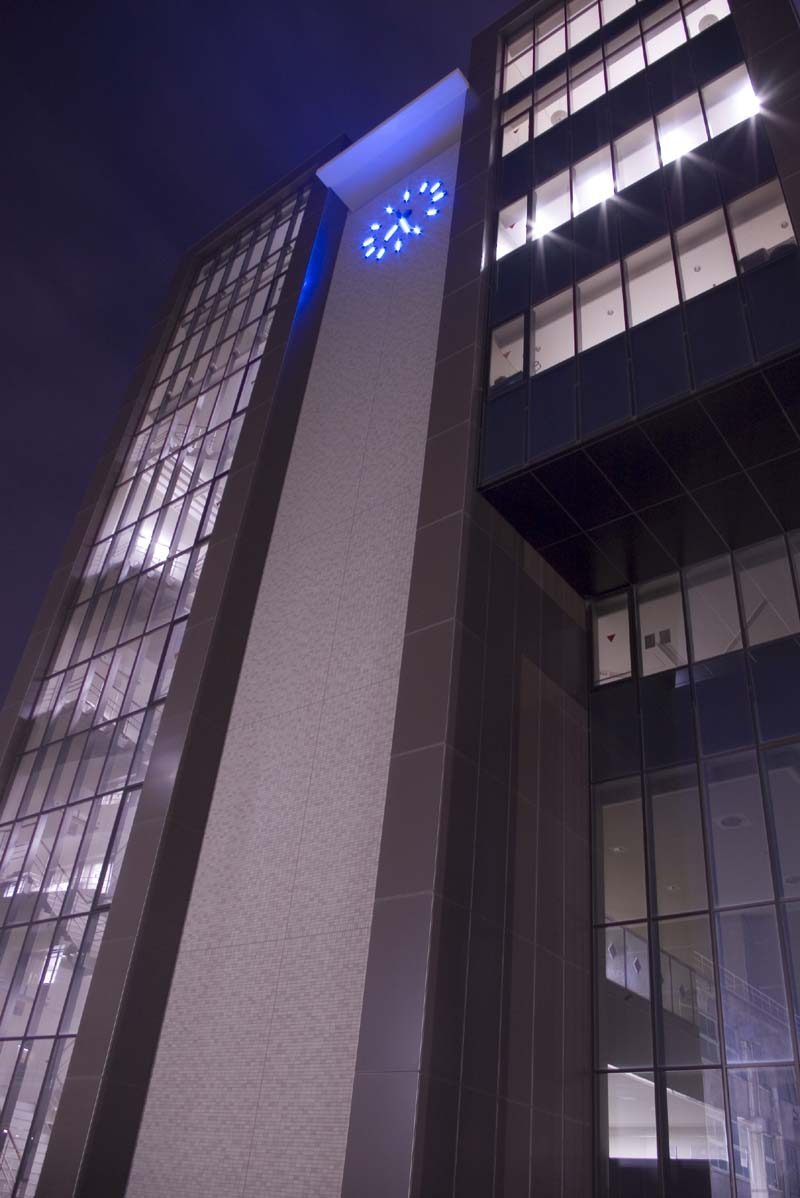
#> input picture python/img_Ex1_in.jpg, 800 x 1198 px
$ jupyter execute '画像処理3.ipynb'
#> lines starting #> are read from the running program, lines starting #| are printed output that depends on the picture; after the words box and inside, x2 and y2 are one past the last pixel; in counts of white or black regions, pixels touching at a corner belong together
# Pythonによる画像処理演習3

## 到達目標
- Python+openCV環境で簡単な画像処理プログラムを作成できる

# 周波数フィルタリング
### （例１）以下のコードはローパスフィルターをグレースケール画像に適用する例を示す．
- 画像のフーリエ変換はnumpyのライブラリnumpy.fft2を用いる
- フーリエ変換後の第1象限と第4象限、第2象限と第3象限の入れ替えは，numpy.fft..
- ローパスフィルタは次式を用いる.$R$は定数とする．
$$
H_{low}(u,v) =
    \begin{cases}
        1 \quad (\sqrt{u^2+v^2} \geq R) \\
        0 \quad (\sqrt{u^2+v^2} \lt R)
    \end{cases}
$$

[cell 1]
#Ex例　ローパスフィルタ

import numpy as np
import sys
import cv2
import matplotlib.pyplot as plt

[cell 2]
#入出力ファイル名指定
fname_in  = "./img_Ex1_in.jpg"

[cell 3]
#画像をロード, float型へ変換
img = cv2.imread(fname_in)
#> img is the input picture: shape (1198, 800, 3); mean B, G, R 85.9, 68, 77.9
#img = cv2.resize(img , (int(img.shape[1]*0.2), int(img.shape[0]*0.2)))
H = img.shape[0]
W = img.shape[1]

img = np.float64(img)

[cell 4]
#出力画像を準備(float型)
img_gray = np.zeros( (H,W), float )
img_filter = np.zeros( (H,W), float)
img_filtering_result = np.zeros( (H,W), complex)
img_out = np.zeros( (H,W), float )

[cell 5]
#グレースケール化
for y in range(H) :
    for x in range(W) :
        img_gray[y,x] = (img[y,x,0] + img[y,x,1] + img[y,x,2])/3.

[cell 6]
#フーリエ変換
fimage = np.fft.fft2(img_gray)
fimage_amplitude_spectrum = abs(fimage)  #振幅スペクトル

[cell 7]
#fimageの第1象限と第4象限、第2象限と第3象限をそれぞれ入れ替える
fimage = np.fft.fft2(img_gray)
fimage = np.fft.fftshift(fimage)
fimage_amplitude_spectrum = abs(fimage)  #振幅スペクトル
fimage_amplitude_spectrum[fimage_amplitude_spectrum<1] = 1 #値が1より小さい場合の処理

[cell 8]
#振幅スペクトルの表示
#img = img[:, :, ::-1]  #BGR->RGB変換
plt.rcParams["font.size"] = 5
plt.figure(figsize=(5, 5), dpi=100)
plt.gray()
plt.subplot(1, 2, 1), plt.imshow(np.uint8(img_gray))            # 元画像貼り付け

plt.gray()
plt.subplot(1, 2, 2), plt.imshow(20*np.log(fimage_amplitude_spectrum)) # 振幅スペクトル
plt.show()

[cell 9]
# ローパスフィルタ作成
# 周波数領域で中心部分だけ通し、他は０
center_W = W/2
center_H = H/2

R = 30
for v in range(H) :
    for u in range(W) :
            if (u-center_W)*(u-center_W) + (v-center_H)*(v-center_H) < R*R:
                 img_filter[v][u] = 1
            else:
                 img_filter[v][u] = 0
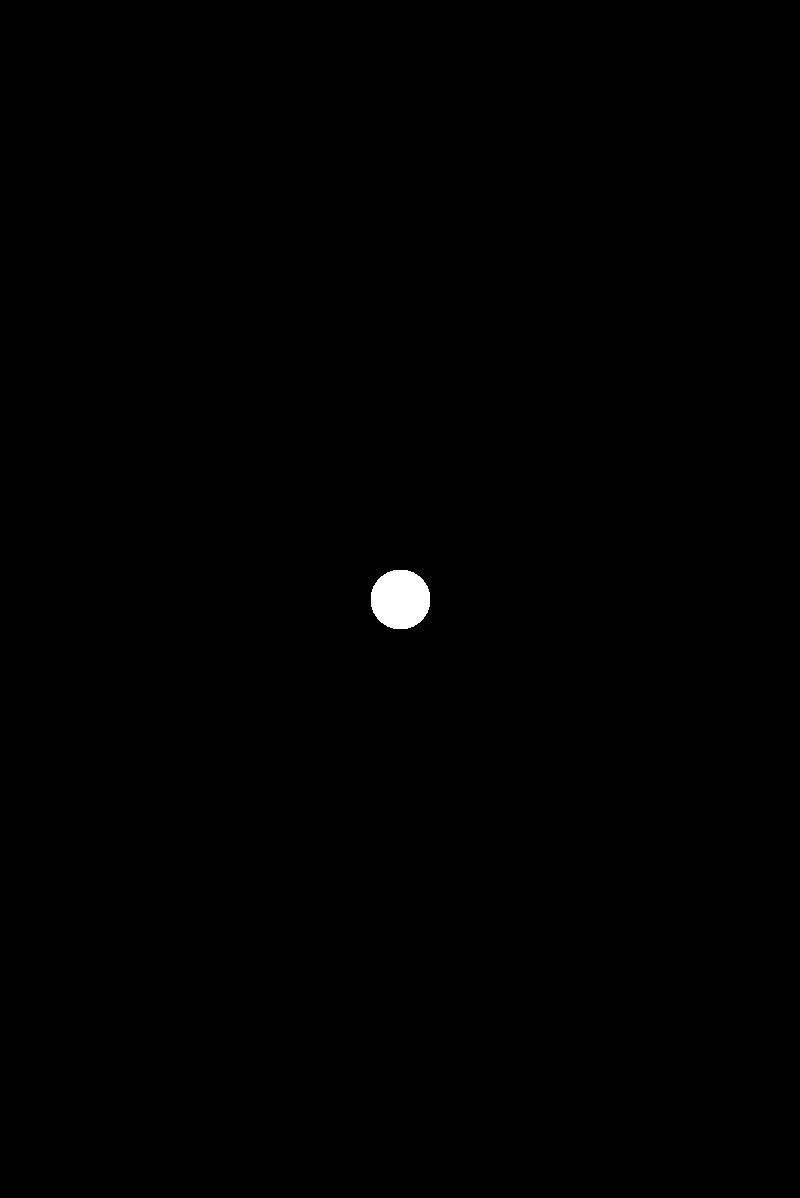
#> img_filter: shape (1198, 800) float64; values 0 (black) and 1 (white), 0.29% white; 1 white region, box (x1, y1, x2, y2) and area: (371, 570, 430, 629) 2809

[cell 10]
# ローパスフィルタ適用
img_filtering_result = fimage * img_filter
filtering_result_amplitude_spectrum = abs(img_filtering_result)  #振幅スペクトル
filtering_result_amplitude_spectrum[filtering_result_amplitude_spectrum<1] = 1 #値が1より小さい場合の処理

[cell 11]
#ローパスフィルタ適用後の振幅スペクトルの表示
plt.rcParams["font.size"] = 3
plt.figure(figsize=(5, 5), dpi=100)
plt.gray()
plt.subplot(1, 3, 1), plt.imshow(20*np.log(fimage_amplitude_spectrum))            # 元画像の振幅スペクトル
plt.subplot(1, 3, 2), plt.imshow(img_filter)  # ローパスフィルタの振幅スペクトル
plt.subplot(1, 3, 3), plt.imshow(20*np.log(filtering_result_amplitude_spectrum)) # ローパスフィルタ適用後の振幅スペクトル
plt.show()

[cell 12]
#ローパスフィルタ適用後の出力画像をフーリエ逆変換により求める
img_filtering_result = np.fft.fftshift(img_filtering_result) #img_filtering_resultの第1象限と第4象限、第2象限と第3象限をそれぞれ入れ替える
ifimage = np.fft.ifft2(img_filtering_result) # フーリエ逆変換
img_out =ifimage.real #虚数部を除く

#print(img_out)

# Normalize to [0, 255]
vmin = np.amin(img_out)
#> vmin = -12.08
vmax = np.amax(img_out)
#> vmax = 284.1
img_out = 255*(img_out-vmin)/(vmax-vmin)

[cell 13]
plt.rcParams["font.size"] = 5
plt.figure(figsize=(5, 5), dpi=100)
plt.gray()
plt.subplot(1, 2, 1), plt.imshow(np.uint8(img_gray))            # 元画像貼り付け

plt.gray()
plt.subplot(1, 2, 2), plt.imshow(np.uint8(img_out)) # ローパスフィルタ適用結果
plt.show()

# EX7
# 周波数フィルタリング（ハイパスフィルタ）
## 以下のコードを完成してグレースケール画像にハイパスフィルタを適用した結果を表示してみよう．

- 画像のフーリエ変換はnumpyのライブラリnumpy.fft2を用いる
- フーリエ変換後の第1象限と第4象限、第2象限と第3象限の入れ替えは，numpy.fft.fftshiftを用いる.
- ハイパスフィルタは，（例1）のローパスフィルター$H_{low}(u,v)$から次式を利用して作成する．
$$
H_{high}(u,v) = 1 - H_{low}(u,v)
$$

[cell 14]
import numpy as np
import sys
import cv2
import math
import matplotlib.pyplot as plt

[cell 15]
#入出力ファイル名指定
fname_in  = "./img_Ex1_in.jpg"

[cell 16]
#画像をロード, float型へ変換
img = cv2.imread(fname_in)
H = img.shape[0]
W = img.shape[1]

img = np.float64(img)

[cell 17]
#出力画像を準備(float型)
img_gray = np.zeros( (H,W), float )
img_low_pass_filter = np.zeros( (H,W), float)
img_hight_pass_filter = np.zeros( (H,W), float)
img_filtering_result = np.zeros( (H,W), complex)
img_out = np.zeros( (H,W), float )

[cell 18]
#グレースケール化
for y in range(H) :
    for x in range(W) :
        img_gray[y,x] = (img[y,x,0] + img[y,x,1] + img[y,x,2])/3.

[cell 19]
#フーリエ変換
fimage = np.fft.fft2(img_gray)
fimage_amplitude_spectrum = abs(fimage)  #振幅スペクトル

[cell 20]
#fimageの第1象限と第4象限、第2象限と第3象限をそれぞれ入れ替える
fimage = np.fft.fft2(img_gray)
fimage = np.fft.fftshift(fimage)
fimage_amplitude_spectrum = abs(fimage)  #振幅スペクトル
fimage_amplitude_spectrum[fimage_amplitude_spectrum<1] = 1 #値が1より小さい場合の処理

[cell 21]
# ローパスフィルタ作成例
# 周波数領域で中心部分だけ通し、他は０
center_W = W/2
center_H = H/2

R = 20
for v in range(H) :
    for u in range(W) :
            if (u-center_W)*(u-center_W) + (v-center_H)*(v-center_H) < R*R:
                 img_low_pass_filter[v][u] = 1
            else:
                 img_low_pass_filter[v][u] = 0
#> img_low_pass_filter: shape (1198, 800) float64; values 0 (black) and 1 (white), 0.13% white; 1 white region, box (x1, y1, x2, y2) and area: (381, 580, 420, 619) 1245

[cell 22]
# ハイパスフィルタ作成
center_W = W/2
center_H = H/2

#ここを編集
for v in range(H) :
    for u in range(W) :
        img_hight_pass_filter[v][u] = 1 - img_low_pass_filter[v][u]

[cell 23]
# ハイパスフィルタ適用
img_filtering_result = fimage * img_hight_pass_filter
filtering_result_amplitude_spectrum = abs(img_filtering_result)  #振幅スペクトル
filtering_result_amplitude_spectrum[filtering_result_amplitude_spectrum<1] = 1 #値が1より小さい場合の処理
#> filtering_result_amplitude_spectrum: shape (1198, 800) float64; min 1, max 1245768.7, mean 6159.4

[cell 24]
#ハイパスフィルタ適用後の振幅スペクトルの表示
plt.rcParams["font.size"] = 3
plt.figure(figsize=(5, 5), dpi=100)
plt.gray()
plt.subplot(1, 3, 1), plt.imshow(20*np.log(fimage_amplitude_spectrum))            # 元画像の振幅スペクトル
plt.subplot(1, 3, 2), plt.imshow(img_hight_pass_filter)  # ハイパスフィルタの振幅スペクトル
plt.subplot(1, 3, 3), plt.imshow(20*np.log(filtering_result_amplitude_spectrum)) # ハイパスフィルタ適用後の振幅スペクトル
plt.show()

[cell 25]
#ハイパスフィルタ適用後の出力画像をフーリエ逆変換により求める
img_filtering_result = np.fft.fftshift(img_filtering_result) #img_filtering_resultの第1象限と第4象限、第2象限と第3象限をそれぞれ入れ替える
ifimage = np.fft.ifft2(img_filtering_result) # フーリエ逆変換
img_out =ifimage.real #虚数部を除く
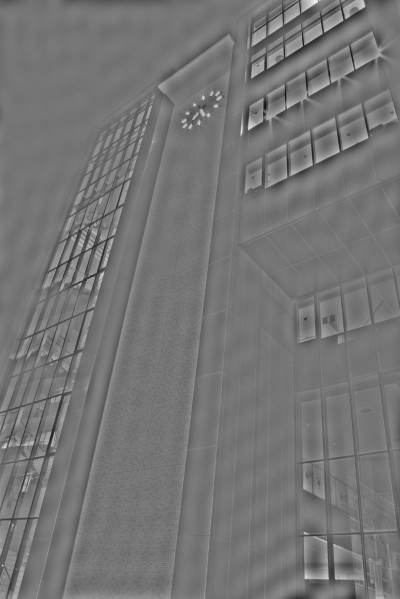
#> img_out: shape (1198, 800) float64 (shown at 1/2 size); min -163.5, max 192, mean 0; drawn with min black and max white

# Normalize to [0, 255]
vmin = np.amin(img_out)
#> vmin = -163.5
vmax = np.amax(img_out)
#> vmax = 192
img_out = 255*(img_out-vmin)/(vmax-vmin)

[cell 26]
plt.rcParams["font.size"] = 5
plt.figure(figsize=(5, 5), dpi=100)
plt.gray()
plt.subplot(1, 2, 1), plt.imshow(np.uint8(img_gray))            # 元画像貼り付け

plt.gray()
plt.subplot(1, 2, 2), plt.imshow(np.uint8(img_out)) # ハイパスフィルタ適用結果
plt.show()

# EX8
# 周波数フィルタリング（ラプラシアンフィルタ）
## 以下のコードを完成してグレースケール画像にラプラシアンフィルタを適用した結果を表示してみよう．

- 画像のフーリエ変換はnumpyのライブラリnumpy.fft2を用いる
- フーリエ変換後の第1象限と第4象限、第2象限と第3象限の入れ替えは，numpy.fft.fftshiftを用いる.
- ラプラシアンフィルタは，次式を利用する．$M$, $N$は，それぞれ，$u$, $v$軸方向の画像サイズを示す．
$$
H_{Laplacian}(u,v) = 2\left(
    cos\left(
            \frac{2\pi}{M}u
        \right) +
    cos\left(
            \frac{2\pi}{N}v
        \right)
    \right)
    -4
$$

[cell 27]
import numpy as np
import sys
import cv2
import math
import matplotlib.pyplot as plt

[cell 28]
#入出力ファイル名指定
fname_in  = "./img_Ex1_in.jpg"

[cell 29]
#画像をロード, float型へ変換
img = cv2.imread(fname_in)
#検出したエッジが分かりやすいように縮小画像にする
img = cv2.resize(img , (int(img.shape[1]*0.2), int(img.shape[0]*0.2)))
#> img: shape (239, 160, 3)
H = img.shape[0]
W = img.shape[1]

img = np.float64(img)

[cell 30]
#出力画像を準備(float型)
img_gray = np.zeros( (H,W), float )
img_Laplacian_filter = np.zeros( (H,W), float)
img_filtering_result = np.zeros( (H,W), complex)
img_out = np.zeros( (H,W), float )

[cell 31]
#グレースケール化
for y in range(H) :
    for x in range(W) :
        img_gray[y,x] = (img[y,x,0] + img[y,x,1] + img[y,x,2])/3.
#> img_gray: shape (239, 160) float64

[cell 32]
#フーリエ変換
fimage = np.fft.fft2(img_gray)
fimage_amplitude_spectrum = abs(fimage)  #振幅スペクトル
#> fimage_amplitude_spectrum: shape (239, 160) float64

[cell 33]
#fimageの第1象限と第4象限、第2象限と第3象限をそれぞれ入れ替える
fimage = np.fft.fft2(img_gray)
fimage = np.fft.fftshift(fimage)
fimage_amplitude_spectrum = abs(fimage)  #振幅スペクトル
fimage_amplitude_spectrum[fimage_amplitude_spectrum<1] = 1 #値が1より小さい場合の処理

[cell 34]
#ラプラシアンフィルタ作成
center_W = W/2
center_H = H/2

#円周率はnp.pi
#cosθはnp.cos(θ)
#ここを編集
for v in range(H) :
    for u in range(W) :

      img_Laplacian_filter[v][u] = 2*(np.cos(2*np.pi*u/W)+np.sin(2*np.pi*v/H))
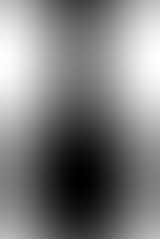
#> img_Laplacian_filter: shape (239, 160) float64; min -4, max 4, mean -9.51e-17; drawn with min black and max white

[cell 35]
# ラプラシアンフィルタ適用
img_filtering_result = fimage * img_Laplacian_filter
filtering_result_amplitude_spectrum = abs(img_filtering_result)  #振幅スペクトル
#> filtering_result_amplitude_spectrum: shape (239, 160) float64
filtering_result_amplitude_spectrum[filtering_result_amplitude_spectrum<1] = 1 #値が1より小さい場合の処理
#> filtering_result_amplitude_spectrum: shape (239, 160) float64; min 1, max 5827774, mean 5728.9

[cell 36]
#ラプラシアンフィルタ適用後の振幅スペクトルの表示
plt.rcParams["font.size"] = 3
plt.figure(figsize=(5, 5), dpi=100)
plt.gray()
plt.subplot(1, 3, 1), plt.imshow(20*np.log(fimage_amplitude_spectrum))            # 元画像の振幅スペクトル
plt.subplot(1, 3, 2), plt.imshow(img_Laplacian_filter)  # ラプラシアンフィルタの振幅スペクトル
plt.subplot(1, 3, 3), plt.imshow(20*np.log(filtering_result_amplitude_spectrum)) # ハイパスフィルタ適用後の振幅スペクトル
plt.show()

[cell 37]
#ラプラシアンフィルタ適用後の出力画像をフーリエ逆変換により求める
img_filtering_result = np.fft.fftshift(img_filtering_result) #img_filtering_resultの第1象限と第4象限、第2象限と第3象限をそれぞれ入れ替える
ifimage = np.fft.ifft2(img_filtering_result) # フーリエ逆変換
img_out =ifimage.real #虚数部を除く
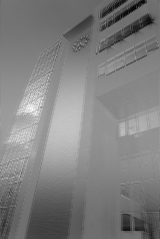
#> img_out: shape (239, 160) float64; min -500.7, max 485.7, mean -6.2; drawn with min black and max white

# Normalize to [0, 255]
vmin = np.amin(img_out)
#> vmin = -500.7
vmax = np.amax(img_out)
#> vmax = 485.7
img_out = 255*(img_out-vmin)/(vmax-vmin)

[cell 38]
plt.rcParams["font.size"] = 5
plt.figure(figsize=(5, 5), dpi=100)
plt.gray()
plt.subplot(1, 2, 1), plt.imshow(np.uint8(img_gray))            # 元画像貼り付け

plt.gray()
plt.subplot(1, 2, 2), plt.imshow(np.uint8(img_out)) # ラプラシアンフィルタ適用結果
plt.show()

# EX9
# 周波数フィルタリング（バンドパスフィルタ）
## 以下のコードを完成してグレースケール画像にバンドパスフィルタを適用した結果を表示してみよう．

- 画像のフーリエ変換はnumpyのライブラリnumpy.fft2を用いる
- フーリエ変換後の第1象限と第4象限、第2象限と第3象限の入れ替えは，numpy.fft.fftshiftを用いる.
- バンドパスフィルターは，次式を利用する．$M$, $N$は，それぞれ，$u$, $v$軸方向の画像サイズを示す．$\sigma$は定数を表す．
$$
H_{band}(u,v) = -4\pi^2\left( \left(\frac{2\pi}{M}u\right)^2+\left(\frac{2\pi}{N}v\right)^2\right)exp\left(-2\pi^2\sigma^2\left( \left(\frac{2\pi}{M}u\right)^2+\left(\frac{2\pi}{N}v\right)^2\right)\right)
$$

[cell 39]
import numpy as np
import sys
import cv2
import math
import matplotlib.pyplot as plt

[cell 40]
#入出力ファイル名指定
fname_in  = "./img_Ex1_in.jpg"

[cell 41]
#画像をロード, float型へ変換
img = cv2.imread(fname_in)
H = img.shape[0]
W = img.shape[1]

img = np.float64(img)

[cell 42]
#出力画像を準備(float型)画像処理
img_gray = np.zeros( (H,W), float )
img_band_path_filter = np.zeros( (H,W), float)
img_filtering_result = np.zeros( (H,W), complex)
img_out = np.zeros( (H,W), float )

[cell 43]
#グレースケール化
for y in range(H) :
    for x in range(W) :
        img_gray[y,x] = (img[y,x,0] + img[y,x,1] + img[y,x,2])/3.

[cell 44]
#フーリエ変換
fimage = np.fft.fft2(img_gray)
fimage_amplitude_spectrum = abs(fimage)  #振幅スペクトル

[cell 45]
#fimageの第1象限と第4象限、第2象限と第3象限をそれぞれ入れ替える
fimage = np.fft.fft2(img_gray)
fimage = np.fft.fftshift(fimage)
fimage_amplitude_spectrum = abs(fimage)  #振幅スペクトル
fimage_amplitude_spectrum[fimage_amplitude_spectrum<1] = 1 #値が1より小さい場合の処理

[cell 46]
#バンドパスフィルタ作成
center_W = W/2
center_H = H/2

sigma = 0.1
#ここを編集
#exp(x)はnp.exp(x)
for v in range(H) :
   for u in range(W) :
       img_band_path_filter[v][u] = -4*(np.pi**2)*(((2*np.pi*u/W)**2)+((2*np.pi*v/H)**2))*np.exp(-2*(np.pi**2)*(sigma**2)*((2*np.pi*u/W)**2+(2*np.pi*v/H)**2))
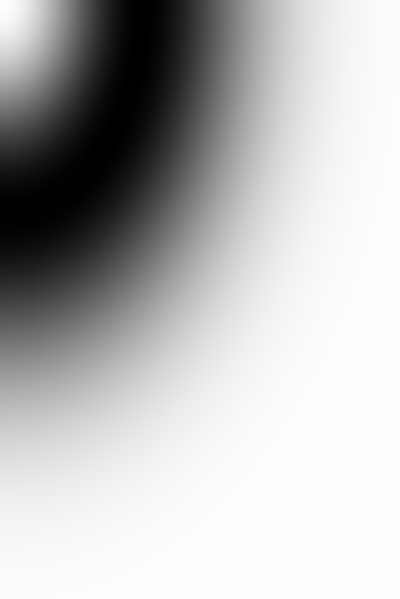
#> img_band_path_filter: shape (1198, 800) float64 (shown at 1/2 size); min -73.58, max 0, mean -20.16; drawn with min black and max white

[cell 47]
# バンドパスフィルタ適用
img_filtering_result = fimage * img_band_path_filter
filtering_result_amplitude_spectrum = abs(img_filtering_result)  #振幅スペクトル
#> filtering_result_amplitude_spectrum: shape (1198, 800) float64
filtering_result_amplitude_spectrum[filtering_result_amplitude_spectrum<1] = 1 #値が1より小さい場合の処理
#> filtering_result_amplitude_spectrum: shape (1198, 800) float64; min 1, max 1.17e+09, mean 140459.1

[cell 48]
#バンドパスフィルタ適用後の振幅スペクトルの表示
plt.rcParams["font.size"] = 3
plt.figure(figsize=(5, 5), dpi=100)
plt.gray()
plt.subplot(1, 3, 1), plt.imshow(20*np.log(fimage_amplitude_spectrum))            # 元画像の振幅スペクトル
plt.subplot(1, 3, 2), plt.imshow(img_band_path_filter)  # ラプラシアンフィルタの振幅スペクトル
plt.subplot(1, 3, 3), plt.imshow(20*np.log(filtering_result_amplitude_spectrum)) # ハイパスフィルタ適用後の振幅スペクトル
plt.show()

[cell 49]
#バンドパスフィルタ適用後の出力画像をフーリエ逆変換により求める
img_filtering_result = np.fft.fftshift(img_filtering_result) #img_filtering_resultの第1象限と第4象限、第2象限と第3象限をそれぞれ入れ替える
ifimage = np.fft.ifft2(img_filtering_result) # フーリエ逆変換
img_out =ifimage.real #虚数部を除く
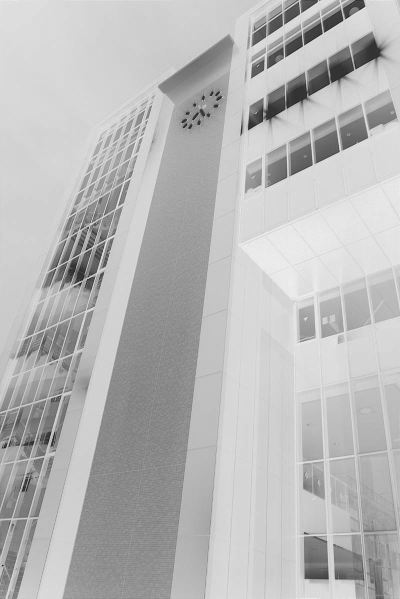
#> img_out: shape (1198, 800) float64 (shown at 1/2 size); min -5110.3, max 272.6, mean -1223; drawn with min black and max white

# Normalize to [0, 255]
vmin = np.amin(img_out)
#> vmin = -5110.3
vmax = np.amax(img_out)
#> vmax = 272.6
img_out = 255*(img_out-vmin)/(vmax-vmin)

[cell 50]
plt.rcParams["font.size"] = 5
plt.figure(figsize=(5, 5), dpi=100)
plt.gray()
plt.subplot(1, 2, 1), plt.imshow(np.uint8(img_gray))            # 元画像貼り付け

plt.gray()
plt.subplot(1, 2, 2), plt.imshow(np.uint8(img_out)) # バンドパスフィルタ適用結果
plt.show()

# EX10
# セグメンテーション
## 以下のコードを任意に編集してセグメンテーションを実行しよう

- 画像img_Ex10_in.jpgを利用すること
- 時計の文字盤・長針・短針・背景の15領域に分けること
- ラベリングはcv2.connectedComponents()を用いる

[cell 51]
import numpy as np
import sys
import cv2
import math
import matplotlib.pyplot as plt

[cell 52]
#入出力ファイル名指定
fname_in  = "./img_Ex10_in.jpg"

[cell 53]
#画像をロード, float型へ変換
img = cv2.imread(fname_in)
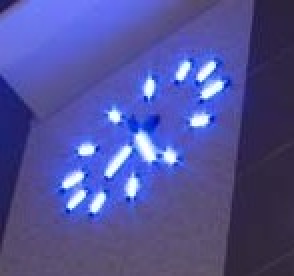
#> input picture python/img_Ex10_in.jpg, 147 x 138 px (shown 2 times larger)
#> img is the input picture: shape (138, 147, 3); mean B, G, R 151.6, 81.1, 80.9
H = img.shape[0]
W = img.shape[1]

img = np.float64(img)

[cell 54]
#出力画像を準備(float型)
img_gray = np.zeros( (H,W), float )
img_label = np.zeros( (H,W), np.uint8)

[cell 55]
#グレースケール化
for y in range(H) :
    for x in range(W) :
        img_gray[y,x] = (img[y,x,0] + img[y,x,1] + img[y,x,2])/3.
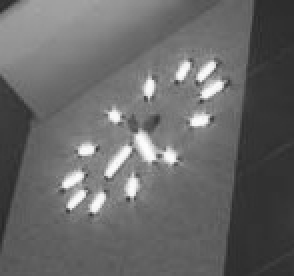
#> img_gray: shape (138, 147) float64 (shown 2 times larger); min 39.67, max 254.3, mean 104.5

[cell 56]
#img_labelに文字盤・長針・短針部が255,背景が0になるように編集すること
#ここを編集
for y in range(H) :
    for x in range(W) :
        if img_gray[y,x] < 200:
            img_label[y,x] = 0
        else :
            img_label[y,x] = 255
#> img_label: shape (138, 147); 3.2% white; 14 white regions, largest, box (x1, y1, x2, y2) and area: (68, 66, 78, 81) 89, (53, 73, 66, 89) 75, (100, 40, 112, 49) 52

[cell 57]
#OpenCVの関数によりラベリング　retに領域数，markersにラベリング結果が入る
ret,markers = cv2.connectedComponents(img_label)

[cell 58]
plt.rcParams["font.size"] = 5
plt.figure(figsize=(5, 5), dpi=100)
plt.gray()
plt.subplot(1, 2, 1), plt.imshow(np.uint8(img_gray))            # 元画像貼り付け

plt.colormaps()
plt.subplot(1, 2, 2), plt.imshow(np.uint8(markers),cmap="nipy_spectral") #
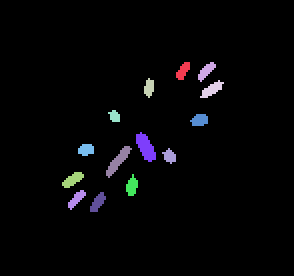
#> markers: shape (138, 147) int32 (shown 2 times larger); 15 distinct labels, from 0 to 14; one colour per label, 0 black
plt.show()
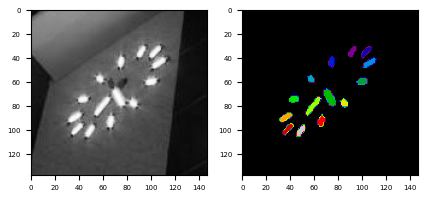
#> figure drawn by matplotlib, 2 panels
print("背景を含む領域の数は",ret)
#| 背景を含む領域の数は 15
